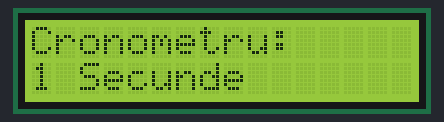
Recording of a sketch running on a simulated Arduino Uno, built with avr-gcc and run on an emulated ATmega328P. Parts: 16×2 character LCD.

Above: at 0.1 s.
At 3.1 s:
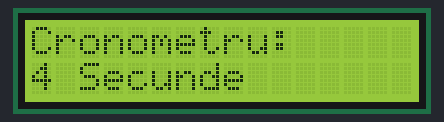
At 7.1 s:
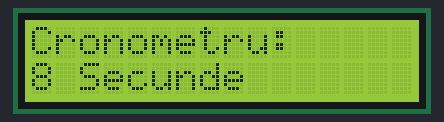
At 15.2 s:
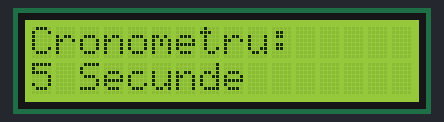
At 22.2 s:
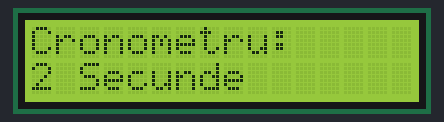
At 30.2 s:
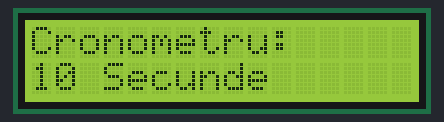

Measured:
- what the display in image 1 shows lasts 1.0 s, from 3.1 s to 4.1 s
- what the display in image 5 shows lasts 2.0 s, from 30.2 s to 32.2 s

The sketch:

lcd-display-16ch-2row.ino
```cpp
#include <LiquidCrystal.h> // incarcam libraria de LCD
LiquidCrystal LCD(10,9,5,4,3,2); // Cream obiectul LiquidCrystal denumit LCD (RS, E, DB4, DB5,DB6,DB7)
int myCounter=0; // declaram variabila myCounter

void setup() {

  LCD.begin(16,2); // Vom porni obiectul prin nume.begin(nr.randuri,nr.coloane);
  LCD.setCursor(0,0); // Vom stabili care este punctul de plecare al cursorului (coloana0,randul0);
  LCD.print("Cronometru: "); // Printeaza prima linie de pe ecran

}

void loop() {

  //NUMARAM PANA LA 10 LA 0
  for(myCounter=1; myCounter<=10; myCounter=myCounter+1){

      LCD.setCursor(0,1); // seteaza coloana 0 randul 1
      LCD.print("                "); // printeaza spatii goale pentru a goli randul

      LCD.setCursor(0,1); // setam cursorul la coloana 0 si randul 1 (al doilea rand)
      LCD.print(myCounter); // printam counterul
      LCD.print(" Secunde"); // ce printam
      delay(1000); // facem un delay de 1s
  }

  //NUMARAM DE LA 0 LA 10
  for(myCounter=10; myCounter>=0; myCounter=myCounter-1){

      LCD.setCursor(0,1); // seteaza coloana 0 randul 1
      LCD.print("                "); // printeaza spatii goale pentru a goli randul

      LCD.setCursor(0,1); // setam cursorul la coloana 0 si randul 1 (al doilea rand)
      LCD.print(myCounter); // printam counterul
      LCD.print(" Secunde"); // ce printam
      delay(1000); // facem un delay de 1s
  }

}
```
